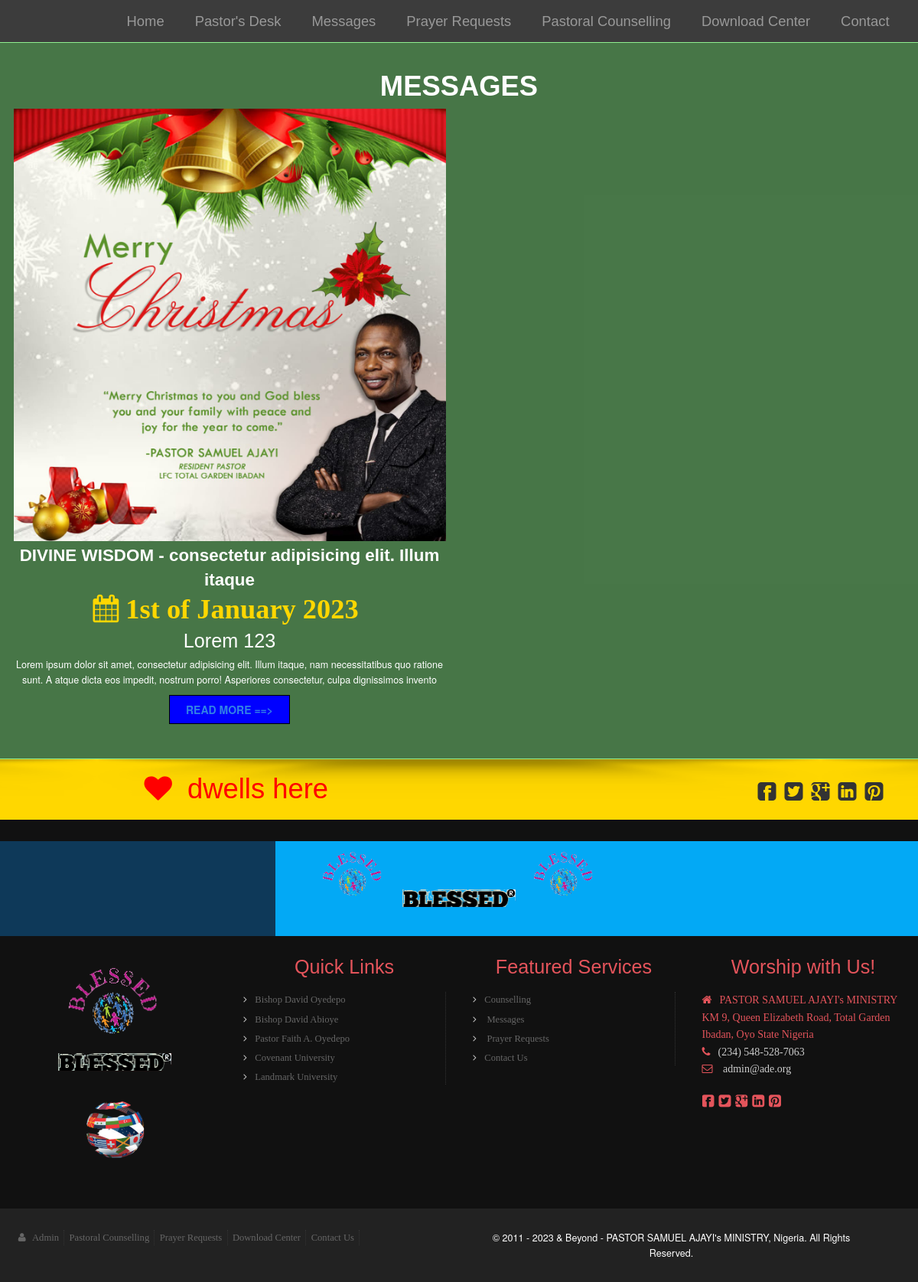
Screenshot of /WORD-OF-FAITH/ with the database file from the repository.
### b/models.py (models this page shows, shortened)
class Services(models.Model):
    img = models.ImageField(upload_to='Service/img')
    img_pst = models.ImageField(upload_to='Service/pastor', verbose_name='PASTOR PICTURE', blank=True,null=True)
    d = models.CharField(max_length=4, verbose_name='Day')
    sup = models.CharField(max_length=2, verbose_name='e.g st, nd, rd, th ')
    m = models.CharField(max_length=15, verbose_name='Month')
    y = models.CharField(max_length=4, verbose_name='Year')
    Theme = models.CharField(max_length=678)
    Theme_reference = models.CharField(max_length=899)
    bible = models.CharField(max_length=79)
    message = models.TextField( verbose_name='MESSAGES')
    class Meta:
        verbose_name_plural = 'MESSAGES HERE'

### b/views.py (the view)
# urls.py: path('WORD-OF-FAITH/', views.all_message, name='messages'), # messages or sms
def all_message(request):
    all_sms = Services.objects.all()
    context = {
        'all_sms': all_sms
    }
    return render(request, 'b/3.html', context)

### b/templates/b/3.html (shortened to what this page needs)
{% extends 'base.html' %}
{% load static %}
{% block content %}
<div class="row main-content" style="background:lightgreen;">
  <div class="large-12 columns">
    <div class="row band3">
        <h3 style="color:#fff;"><b> MESSAGES</b></h3>
              {% for x in all_sms %}
              <div class="large-6 columns">
                  <div class="card" style="width 18rem">
                      <img src="/media/{{x.img_pst}}" class="card-img-top" alt="{{x.Theme}}">
                      <h6 class="card-title"><b>{{x.Theme}} - {{x.Theme_reference}}</b></h6>
                      <h3 style="color:gold;" class="icon-calendar" ><b>  {{x.d}}{{x.sup}} of {{x.m}} {{x.y}}</b></h3>
                      <h5>{{x.bible}}</h5>
                      <p class="card-text" align="justify">{{ x.message | slice:":200" |safe  }}</p>
                     <button style="background-color:blue;"> <a   href="{% url 'b:detail' x.id %}">READ MORE ==> </a></button>
                  </div>
              </div>
              {% endfor %}
          <br>
        </div>
    </div>
  </div>
</div>
{% endblock content %}

### static/css/fgx-foundation.css (style rules this page uses)
html, body { font-size: 14px; }
body { background-color: #eeeeee; color: #fff; padding: 0; font-weight: normal; font-style: normal; line-height: 1; -webkit-font-smoothing: antialiased; }
.row { max-width: 90em; }
.row .column, .row .columns { padding-left: 1.250em; padding-right: 1.250em; }
.row .row { margin: 0 -1.250em; }
a { color: #e4545b; text-decoration: none; line-height: inherit; -webkit-transition: all 0.4s ease; -moz-transition: all 0.4s ease; -o-transition: all 0.4s ease; transition: all 0.4s ease; }
p { font-family: gothic; font-weight: 200; font-size: 0.9em; line-height: 1.6; margin-bottom: 1.25em; text-shadow: none; }
h1, h2, h3, h4, h5, h6 { font-family: 'gothic', sans-serif; font-weight: 300; margin-bottom: 0.1em; margin-top: 0.1em; color: #fff; text-transform: none }
h3 { font-size: 2.6em; }
h5 { font-size: 1.8em; }
h6 { font-size: 1.6em; font-weight: 400; }
[class^="icon-"], [class*=" icon-"] { padding: 0 10px 0 0; }
.main-content { padding: 1px 0; }
.band3 { background: rgba(0, 0, 0, 0.5); padding: 2em 0 }

### templates/base.html (style rules this page uses)
body { background-color: #eee; }
body, h1, p { font-family: "Helvetica Neue", "Segoe UI", Segoe, Helvetica, Arial, "Lucida Grande", sans-serif; font-weight: normal; margin: 0; padding: 0; text-align: center; }
.row:before, .row:after { display: table; content: " "; }
p { margin: 0 0 10px; }
a { color: #3282e6; text-decoration: none; }

### rows the page displays
Services: img_pst (picture), Theme "DIVINE WISDOM", Theme_reference "consectetur adipisicing elit. Illum itaque", d "1", sup "st", m "January", y "2023", bible "Lorem 123", message "Lorem ipsum dolor sit amet, consectetur adipisicing elit. Illum itaque, nam necessitatibus quo ratione sunt. A atque dicta eos impedit, nostrum porro! Asperiores consectetur, culpa dignissimos invento"
